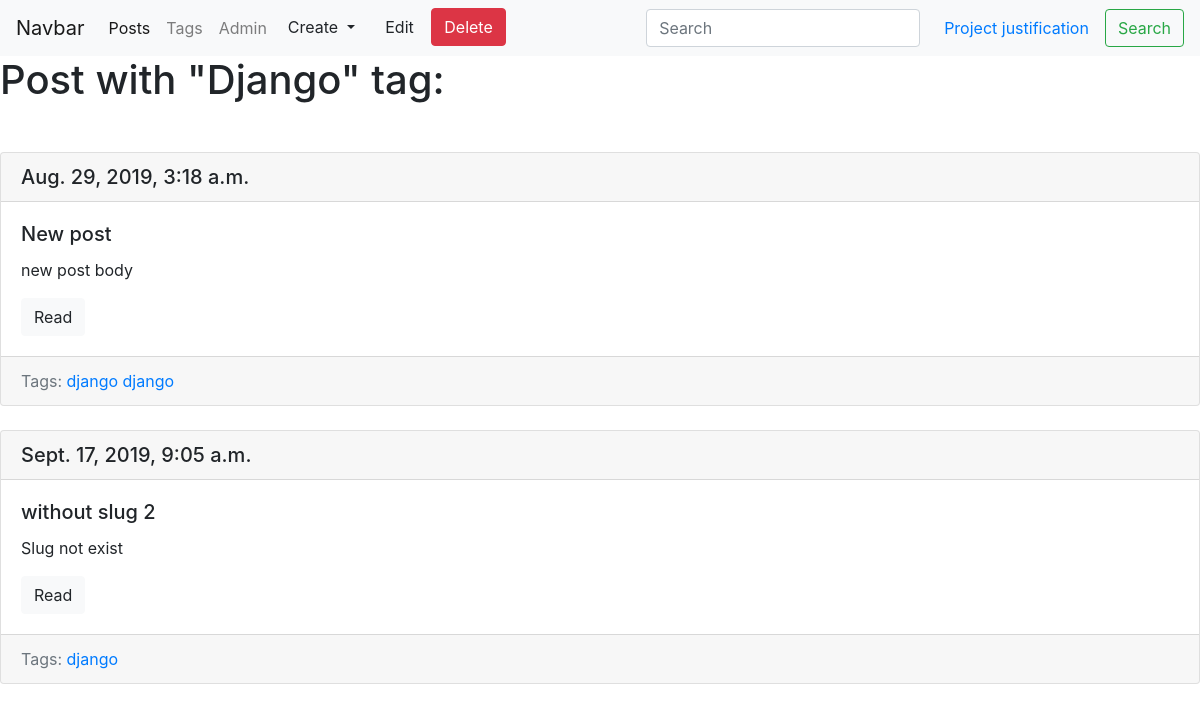
Before: /blog/tag/django/ with the older database file.
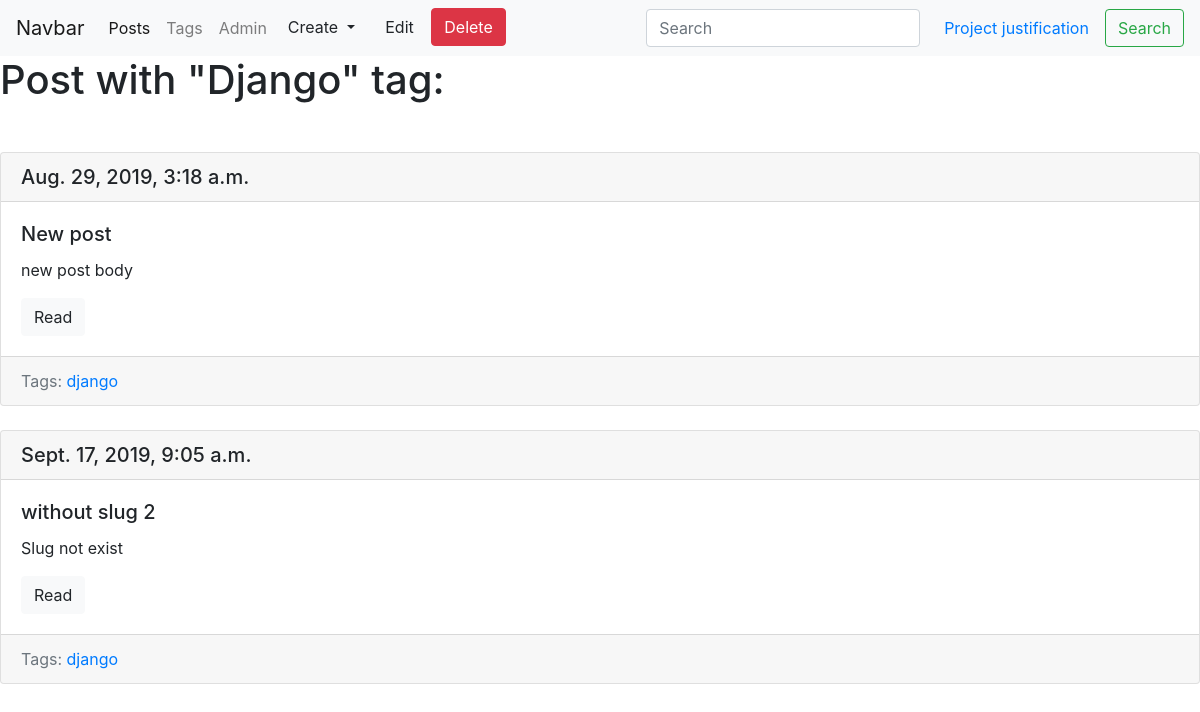
After: the same page with the newer database file.
### blog/models.py (models this page shows, shortened)
class Post(models.Model):
    title = models.CharField(max_length=150, db_index=True)
    slug = models.SlugField(max_length=150, blank=True, unique=True)
    body = models.TextField(blank=True)
    tags = models.ManyToManyField('Tag', blank=True, related_name='posts')
    datr_pub = models.DateTimeField(auto_now_add=True)
    def get_absolute_url(self):
        return reverse('post_detail_url', kwargs={'slug': self.slug})

class Tag(models.Model):
    title = models.CharField(max_length=50)
    slug = models.SlugField(max_length=50, unique=True)
    def get_absolute_url(self):
        return reverse('tag_detail_url', kwargs={'slug': self.slug})
    def get_update_url(self):
        return reverse('tag_update_url', kwargs={'slug': self.slug})
    def get_delete_url(self):
        return reverse('tag_delete_url', kwargs={'slug': self.slug})

### blog/views.py (the view)
# urls.py: path('tag/<str:slug>/', TagDetail.as_view(), name='tag_detail_url'),
class TagDetail(ObjectDetailMixin, View):
    model = Tag
    template = 'blog/tag_detail.html'

### blog/utils.py (called while the page is built)
    def get(self, request, slug):
        obj = get_object_or_404(self.model, slug__iexact=slug)
        return render(request, self.template, context={self.model.__name__.lower(): obj, 'admin_object': obj})

### blog/templates/blog/tag_detail.html (shortened to what this page needs)
{% extends 'blog/base_blog.html' %}
{% block content %}
    <h1 class="mb-5">Post with "{{ tag.title|title }}" tag:</h1>
    {% for post in tag.posts.all %}
        {% include 'blog/includes/post_card_template.html' %}
    {% endfor %}
{% endblock %}

### blog/templates/blog/includes/post_card_template.html
<div class="card mb-4">
    <h5 class="card-header">
        {{ post.datr_pub }}
    </h5>
    <div class="card-body">
        <h5 class="card-title">{{ post.title }}</h5>
        <p class="card-text">{{ post.body|truncatewords:15 }}</p>
        <a href="{{ post.get_absolute_url }}" class="btn btn-light">Read</a>
    </div>
    <div class="card-footer text-muted">
        Tags:
        {% for tag in post.tags.all %}
            <a href="{{ tag.get_absolute_url }}">{{ tag.title }}</a>
        {% endfor %}
    </div>
</div>

Changed rows visible on the page:
removed Tag: title "django", shown under Post "Aug. 29, 2019, 3:18 a.m."
